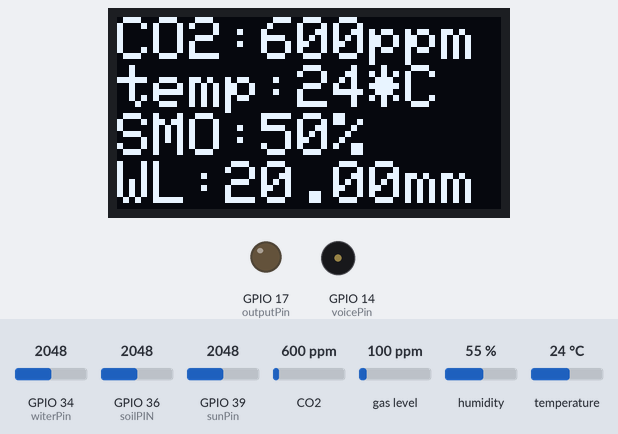
Bench run of a program on a simulated ESP32. On the bench: 128×64 one-colour display, output pins drawn as LEDs (lit = HIGH), buzzer (waves = sounding). Inputs (shaded band) come from the test bench; at power-on: GPIO 36 (soilPIN) = 2048, GPIO 34 (witerPin) = 2048, GPIO 39 (sunPin) = 2048, CO2 600 ppm, gas level 100 ppm, humidity 55 %, temperature 24 °C. WiFi joins after 1.5 s; servers stay silent unless stated; no MQTT or app messages arrive unless stated; what the program prints to the serial monitor is not drawn.

Above: at 3.4 s.
3.5 s: GPIO 36 (soilPIN) set to 3463
At 6.4 s:
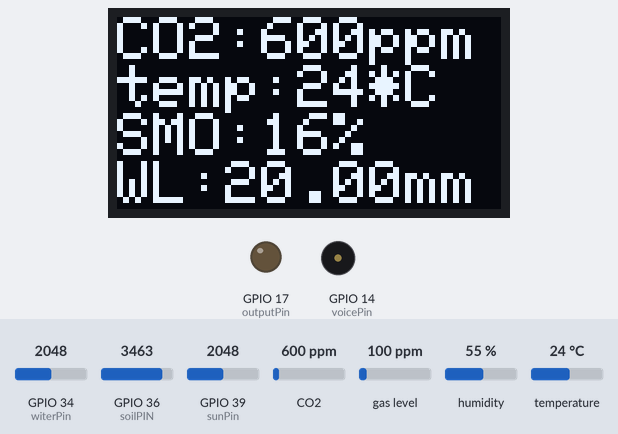
6.8 s: GPIO 36 (soilPIN) set to 3573
At 8.6 s:
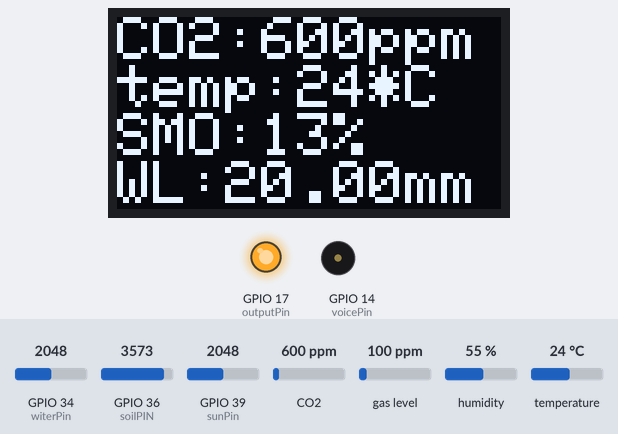
9.4 s: GPIO 34 (witerPin) set to 1083
At 11.7 s:
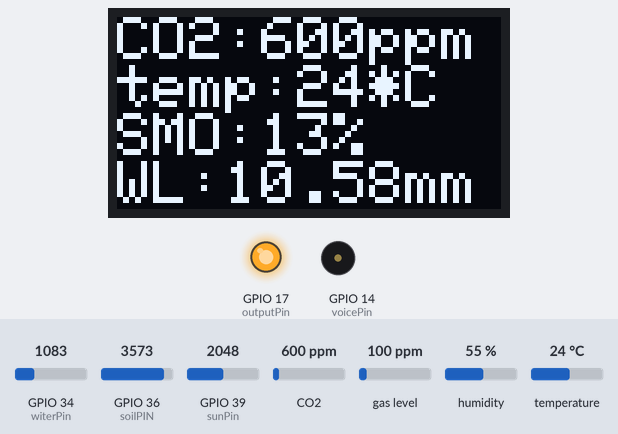
12.0 s: GPIO 34 (witerPin) set to 985
At 14.4 s:
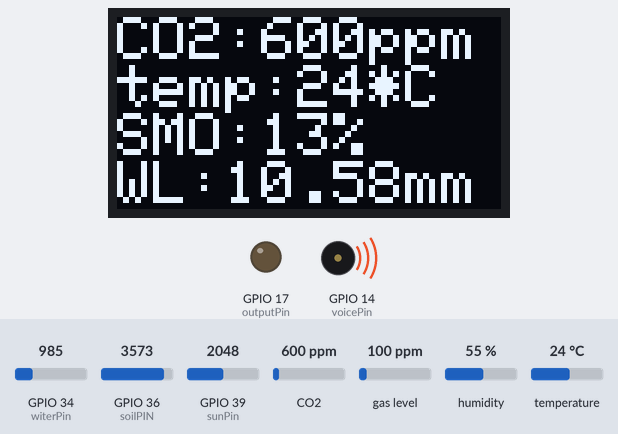
Timing chart, 0 to 15.4 s (numbered marks = the images above; inputs shaded):
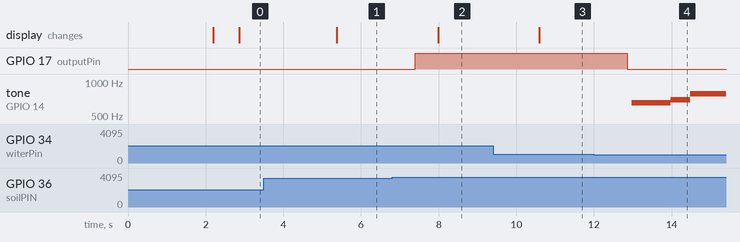

The program:

main.cpp
```cpp
#include <Arduino.h>
#include <WiFi.h>
#include <SimpleDHT.h>
#include <PubSubClient.h>
#include <Ticker.h>
#include <stdio.h>
#include <Wire.h>
#include "Adafruit_SGP30.h"
#include "soil.h"
#include "tem.h"
#include "alldefine.h"
#include "wi.h"
#include "mqtt1sub.h"
#include "co2.h"
#include "witer.h"
#include "illumination.h"
#include "voice.h"
#include "oled.h"
void setup() {
  Serial.begin(9600);
  Serial.println("success");
  wi();
  witer1();
  mqsub1();
  oledstart();

}

void loop() {
  tem();
  soil();
  co0();
  suns();
  witer2();
  mqsub2();
  oled();
  delay(2000);
}
```

alldefine.h
```cpp
#ifndef __ALLDEFINE_H__
#define __ALLDEFINE_H__


#define temDHT11  16
#define soilPIN  36
#define outputPin 17        //水泵控制引脚
#define witerPin 34
#define sunPin 39
#define voicePin 14               //蜂鸣器引脚
#define WiFissid  "HONOR"
#define WiFipassword  "001030wang"
#define MqttServer  "iot.baluobo.top"
#define MqttServerPort 1883


#endif
```

co2.cpp
```cpp
#include <Wire.h>
#include <Arduino.h>
#include "Adafruit_SGP30.h"

Adafruit_SGP30 sgp;
void co0() {

  if (! sgp.begin()){
     Serial.println("Sensor not found :(");
    while (1);
  }
  Serial.print("Found SGP30 serial #");
  Serial.print(sgp.serialnumber[0], HEX);
  Serial.print(sgp.serialnumber[1], HEX);
  Serial.println(sgp.serialnumber[2], HEX);
  if (! sgp.IAQmeasure()) {
    Serial.println("Measurement failed");
    return;
  }
  Serial.print("eCO2 ");
  Serial.print(sgp.eCO2); Serial.println(" ppm"); //10000ppm = 1%
  }
// }
```

co2.h
```cpp
#ifndef __CO2_H__
#define __CO2_H__
#include <Arduino.h>
#include <WiFi.h>
#include <SimpleDHT.h>
#include "alldefine.h"
#include "wi.h"
#include "tem.h"
void co0();
#endif
```

illumination.cpp
```cpp
#include <Arduino.h>
#include "alldefine.h"
int sunvalue;
int sunvalue2;
void suns() {
  Serial.print("SUN Reading: ");
  sunvalue = analogRead(sunPin);
  sunvalue2 = map(sunvalue,0,4095,100,0);
  Serial.println(sunvalue2);
}
```

illumination.h
```cpp
#ifndef __ILLUMINATION_H__
#define __ILLUMINATION_H__
#include <Arduino.h>
#include <WiFi.h>
#include <SimpleDHT.h>
#include "alldefine.h"
#include "wi.h"
#include "tem.h"
void suns();
#endif
```

mqtt1sub.cpp
```cpp
#include <Arduino.h>
#include <WiFi.h>
#include <PubSubClient.h>
#include <Ticker.h>
#include <SimpleDHT.h>
#include <stdio.h>
#include <Wire.h>
#include <Adafruit_SGP30.h>
#include "alldefine.h"
#include "wi.h"
#include "soil.h"
#include "tem.h"
#include "co2.h"
#include "voice.h"
#include "witer.h"


Ticker ticker;
WiFiClient wifiClient;
PubSubClient mqttClient(wifiClient);
void subscribeTopic();
void tickerCount();
void connectMQTTServer();
void pubMQTTmsg();
void receiveCallback(char *topic, byte *payload, unsigned int length);
extern byte temt;
extern byte hum;
extern int soilMoisture;
extern Adafruit_SGP30 sgp;
extern int values;
extern int sunvalue2;
extern double data2;
int rqi=0;
void mqsub1()
{


  mqttClient.setServer(MqttServer, MqttServerPort);
  // 连接MQTT服务器
  connectMQTTServer();
  mqttClient.loop();
}

void mqsub2()
{
  Serial.println("----------------");


    pubMQTTmsg();
    mqttClient.setCallback(receiveCallback); //给过参数
    mqttClient.loop();


}


void connectMQTTServer()
{
  // 根据ESP8266的MAC地址生成客户端ID（避免与其它ESP8266的客户端ID重名）

  String clientId = "esp32-" + WiFi.macAddress(); //ClientId:esp8266-84:CC:A8:A9:35:65

  // 连接MQTT服务器
  if (mqttClient.connect(clientId.c_str()))
  {
    Serial.println("MQTT Server Connected.");
    Serial.println("Server Address: ");
    Serial.println(MqttServer);
    Serial.println("ClientId:");
    Serial.println(clientId);
    subscribeTopic(); // 建立订阅主题。
  }
  else
  {
    Serial.print("MQTT Server Connect Failed. Client State:");
    Serial.println(mqttClient.state());
    delay(3000);
  }
}

// 发布信息
void pubMQTTmsg()
{
  String topicString = "/oneM2M/req/S/Mobius2/json";    //主题: Pub-84:CC:A8:A9:35:65
  char publishTopic[topicString.length() + 1];
  strcpy(publishTopic, topicString.c_str());

char messageString[1024];
  sprintf(messageString,"{\"m2m:rqp\":{\"fr\":\"S\",\"to\":\"Mobius/ae_test/cnt_test02\",\"op\":1,\"rqi\":%d,\"pc\":{\"m2m:cin\":{\"cnf\":\"message\",\"con\":\"{\\\"temp\\\":%d,\\\"hum\\\":%d,\\\"soil\\\":%d,\\\"CO2\\\":%d,\\\"water\\\":%.1lf,\\\"light\\\":%d}\"}}, \"ty\":4}}",rqi,temt,hum,soilMoisture,sgp.eCO2,data2,sunvalue2);   //
  rqi++;
  // 实现ESP8266向主题发布信息
  if (mqttClient.publish(publishTopic, messageString)) //publishMsg
  {
    Serial.println("Publish Topic:");
    Serial.println(publishTopic);
    Serial.println("Publish message:");
    Serial.println(messageString); //publishMsg
  }
  else
  {
    Serial.println("Message Publish Failed.");
  }
}

void subscribeTopic()
{
  // 建立订阅主题。

  String topicString = "oneM2M/browser";
  char subTopic[topicString.length() + 1];
  strcpy(subTopic, topicString.c_str());

  // 通过串口监视器输出是否成功订阅主题以及订阅的主题名称
  if (mqttClient.subscribe(subTopic))
  {
    Serial.println("Subscrib Topic:");
    Serial.println(subTopic);
  }
  else
  {
    Serial.print("Subscribe Fail...");
  }
}

void receiveCallback(char *topic, byte *payload, unsigned int length)
{

  Serial.print("Message Received [");
  Serial.print(topic);
  Serial.print("] ");
  for (int i = 0; i < length; i++)
  {
    Serial.print((char)payload[i]);
  }
  Serial.println("");
  Serial.print("Message Length(Bytes) ");
  Serial.println(length);

  if ((char)payload[0] == '1')
  {                                // 如果收到的信息以“1”为开始
    digitalWrite(outputPin, HIGH); // 打开水泵
    Serial.println("打开水泵");
    voice2();
  }
  else
  {
    digitalWrite(outputPin, LOW); // 关闭水泵
    Serial.println("关闭水泵");
  }
}
```

mqtt1sub.h
```cpp
#ifndef __MQTT1SUB_H__
#define __MQTT1SUB_H__
#include <Arduino.h>
#include <WiFi.h>
#include <SimpleDHT.h>
#include "alldefine.h"
#include "wi.h"
#include "tem.h"
void mqsub1();
void mqsub2();
void connectMQTTServer();
void pubMQTTmsg();
void subscribeTopic();
void receiveCallback(char* topic,byte* payload, unsigned int length);
#endif
```

oled.cpp
```cpp
#include <Wire.h>
#include <Arduino.h>
// 引入驱动OLED0.96所需的库
#include <Adafruit_GFX.h>
#include <Adafruit_SSD1306.h>
#include <Adafruit_SGP30.h>

#define SCREEN_WIDTH 128 // 设置OLED宽度,单位:像素
#define SCREEN_HEIGHT 64 // 设置OLED高度,单位:像素

// 自定义重置引脚,虽然教程未使用,但却是Adafruit_SSD1306库文件所必需的
#define OLED_RESET 4

extern byte temt;
extern byte hum;
extern int soilMoisture;
extern Adafruit_SGP30 sgp;
extern double data2;
extern int sunvalue2;
extern int values3;
Adafruit_SSD1306 display(SCREEN_WIDTH, SCREEN_HEIGHT, &Wire, OLED_RESET);
 void words_display();
void oledstart()
{
  // 初始化OLED并设置其IIC地址为 0x3C
  display.begin(SSD1306_SWITCHCAPVCC, 0x3C);
}

void oled()
{
  words_display();
  display.display();
}

void words_display()
{
  // 清除屏幕
  display.clearDisplay();

  // 设置字体颜色,白色可见
  display.setTextColor(WHITE);

  //设置字体大小
  display.setTextSize(2.0);

  //设置光标位置
  display.setCursor(0, 0);
  display.print("CO2:");
  display.print(sgp.eCO2);
  display.print("ppm");
  display.setCursor(0, 16);
  display.print("temp:");
  display.print(temt);
  display.print("*C");
  display.setCursor(0, 32);
  display.print("SMO:");
  display.print(soilMoisture);
  display.print("%");
  display.setCursor(0, 48);
  display.print("WL:");
  display.print(data2);
  display.print("mm");
}
```

oled.h
```cpp
#ifndef __OLED_H__
#define __OLED_H__
#include <Arduino.h>
#include "alldefine.h"
#include <Wire.h>
#include <Adafruit_GFX.h>
#include <Adafruit_SSD1306.h>
void oledstart();
void oled();
void words_display();
#endif
```

soil.cpp
```cpp
#include <Arduino.h>

#include "alldefine.h"
#include "voice.h"

 int soilValue;
 int soilMoisture;

void soil(){
    soilValue = analogRead(soilPIN);
    soilMoisture = map(soilValue,0,4095,100,0);
    if(soilMoisture<15){
        digitalWrite(outputPin, HIGH);
        voice2();
    }

    if(soilMoisture>40){
        digitalWrite(outputPin, LOW);
        voice2();
    }

    Serial.print("soilMositure: ");
    Serial.print(soilMoisture);
    Serial.println("%");
}
```

soil.h
```cpp
#ifndef __SOIL_H__
#define __SOIL_H__
#include <Arduino.h>
#include <WiFi.h>
#include "alldefine.h"
void soil();
void soilWater();
#endif
```

tem.cpp
```cpp
#include<Arduino.h>
#include <SimpleDHT.h>
#include "alldefine.h"
#include "mqtt1sub.h"

SimpleDHT11 dht11(temDHT11);
byte temt = 0;
byte hum = 0;
void tem() {

  Serial.println("=================================");
  Serial.println("Sample DHT11...");


  int err = SimpleDHTErrSuccess;
  if ((err = dht11.read(&temt, &hum, NULL)) != SimpleDHTErrSuccess) {
    Serial.print("Read DHT11 failed, err=");
    Serial.println(err);
    delay(1000);
    return;
  }

  Serial.print("Sample OK: ");
  Serial.print((int)temt); Serial.print(" *C, ");
  Serial.print((int)hum); Serial.println(" H");
}
```

tem.h
```cpp
#ifndef __TEM_H__
#define __TEM_H__
#include <Arduino.h>
#include <WiFi.h>
#include <SimpleDHT.h>
#include "alldefine.h"
void tem();
#endif
```

voice.cpp
```cpp
#include <Arduino.h>
#include <ESP32Servo.h>
#include "alldefine.h"

#define D0 -1
#define D1 262
#define D2 293
#define D3 329
#define D4 349
#define D5 392
#define D6 440
#define D7 494

#define M1 523
#define M2 586
#define M3 658
#define M4 697
#define M5 783
#define M6 879
#define M7 987

#define H1 1045
#define H2 1171
#define H3 1316
#define H4 1393
#define H5 1563
#define H6 1755
#define H7 1971
//列出全部D调的频率
#define WHOLE 1
#define HALF 0.5
#define QUARTER 0.25
#define EIGHTH 0.25
#define SIXTEENTH 0.625
//列出所有节拍
int tune[]=        //根据简谱列出各频率
{
  M3,M3,M4,M5,
  M5,M4,M3,M2,
  M1,M1,M2,M3,
  M3,M2,M2,
  M3,M3,M4,M5,
  M5,M4,M3,M2,
  M1,M1,M2,M3,
  M2,M1,M1,
  //M2,M2,M3,M1,
 // M2,M3,M4,M3,M1,
 // M2,M3,M4,M3,M2,
 // M1,M2,D5,D0,
 // M3,M3,M4,M5,
 // M5,M4,M3,M4,M2,
  //M1,M1,M2,M3,
 // M2,M1,M1
};
float durt[]=       //根据简谱列出各节拍
{
  1,1,1,1,
  1,1,1,1,
  1,1,1,1,
  1+0.5,0.5,1+1,
  1,1,1,1,
  1,1,1,1,
  1,1,1,1,
  1+0.5,0.5,1+1,
 // 1,1,1,1,
  //1,0.5,0.5,1,1,
 // 1,0.5,0.5,1,1,
 // 1,1,1,1,
 // 1,1,1,1,
  //1,1,1,0.5,0.5,
  //1,1,1,1,
 // 1+0.5,0.5,1+1,
};
int length;
void voice(){
    pinMode(voicePin, OUTPUT);
    length=sizeof(tune)/sizeof(tune[0]);   //计算长度
    Serial.println("++++++++++++++++++++++++++++++++++++++++++++++++++++");
    Serial.println("----------风铃响--------------");
    for(int x=0;x<length;x++)
  {
    tone(voicePin,tune[x]);
    delay(500*durt[x]);   //这里用来根据节拍调节延时，500这个指数可以自己调整，在该音乐中，我发现用500比较合适。
    noTone(voicePin);
  }
}

void voice2(){
    pinMode(voicePin, OUTPUT);
    Serial.println("++++++++++++++++++++++++++++++++++++++++++++++++++++");
    Serial.println("----------风铃响--------------");
    tone(voicePin,697);
    noTone(voicePin);

  }
```

voice.h
```cpp
#ifndef __VOICE_H__
#define __VOICE_H__
#include <Arduino.h>
#include <ESP32Servo.h>
#include "alldefine.h"
void voice();
void voice2();
#endif
```

wi.cpp
```cpp
#include <Arduino.h>
#include <WiFi.h>
#include <alldefine.h>


void wi() {
 WiFi.begin(WiFissid,WiFipassword);
  Serial.print("Connecting to ");              // 串口监视器输出网络连接信息
  Serial.print(WiFissid); Serial.println(" ...");  // 告知用户NodeMCU正在尝试WiFi连接

  int i = 0;                                   // 这一段程序语句用于检查WiFi是否连接成功
  while (WiFi.status() != WL_CONNECTED) {      // WiFi.status()函数的返回值是由NodeMCU的WiFi连接状态所决定的。
    delay(1000);                               // 如果WiFi连接成功则返回值为WL_CONNECTED
    Serial.print(i++); Serial.print(' ');      // 此处通过While循环让NodeMCU每隔一秒钟检查一次WiFi.status()函数返回值
  }                                            // 同时NodeMCU将通过串口监视器输出连接时长读秒。
                                               // 这个读秒是通过变量i每隔一秒自加1来实现的。

  Serial.println("");                          // WiFi连接成功后
  Serial.println("Connection established!");   // NodeMCU将通过串口监视器输出"连接成功"信息。
  Serial.print("IP address:    ");             // 同时还将输出NodeMCU的IP地址。这一功能是通过调用
  Serial.println(WiFi.localIP());              // WiFi.localIP()函数来实现的。该函数的返回值即NodeMCU的IP地址。
}
```

wi.h
```cpp
#ifndef __WI_H__
#define __WI_H__
#include <Arduino.h>
#include <WiFi.h>
#include "alldefine.h"
void wi();
#endif
```

witer.cpp
```cpp
#include <Arduino.h>
#include "EEPROM.h"
#include "alldefine.h"
#include "voice.h"
double values=analogRead(witerPin);
double values2 = analogRead(witerPin);
int waterhight;
double data1;
double data2;
void witer1() {
    values2 =(long)analogRead(witerPin);
    data1 = (values2 / 4096) * 40;
    pinMode(outputPin, OUTPUT);
    Serial.println("========================");
    Serial.println(data1);
    Serial.println("初始水位：");
    Serial.println(values2);
    digitalWrite(outputPin,LOW);
}

void witer2() {
    values=(long)analogRead(witerPin);
    data2 = (values / 4096) * 40;

    Serial.println("++++++++++++++++++++++++++++++++++++++");
    Serial.println(data2);
    Serial.println("实时水位：");
    Serial.println(values);
    Serial.println(data2);
    if(data1-data2>10)  // 差值大  停止
    {
        values2=values;
        digitalWrite(outputPin,LOW);
    }
    if(data2<10)
    {
        Serial.println("水槽该加水了");
        voice();
    }
    else{
        Serial.println("水槽水充足");
    }
}
```

witer.h
```cpp
#ifndef __WITER_H__
#define __WITER_H__
#include <Arduino.h>
#include <WiFi.h>
#include <SimpleDHT.h>
#include "alldefine.h"
#include "wi.h"
#include "tem.h"
void witer1();
void witer2();
#endif
```

Measured:
- the behaviour switches between 3521 and 3522 on GPIO 36 (soilPIN) (found by bisection; images 1 and 2)
- the behaviour switches between 1024 and 1023 on GPIO 34 (witerPin) (found by bisection; images 3 and 4)
- after the input at 3.5 s, the display: changes after 1.9 s (image 1)
- after the input at 6.8 s, GPIO 17 (outputPin): LOW → HIGH after 0.60 s; the display: changes after 1.2 s (image 2)
- after the input at 9.4 s, the display: changes after 1.2 s (image 3)
- after the input at 12.0 s, GPIO 17 (outputPin): HIGH → LOW after 0.86 s; tone on GPIO 14 (voicePin): silent → 658 Hz after 0.97 s, → 697 Hz 1.0 s later, → 783 Hz 0.50 s later
